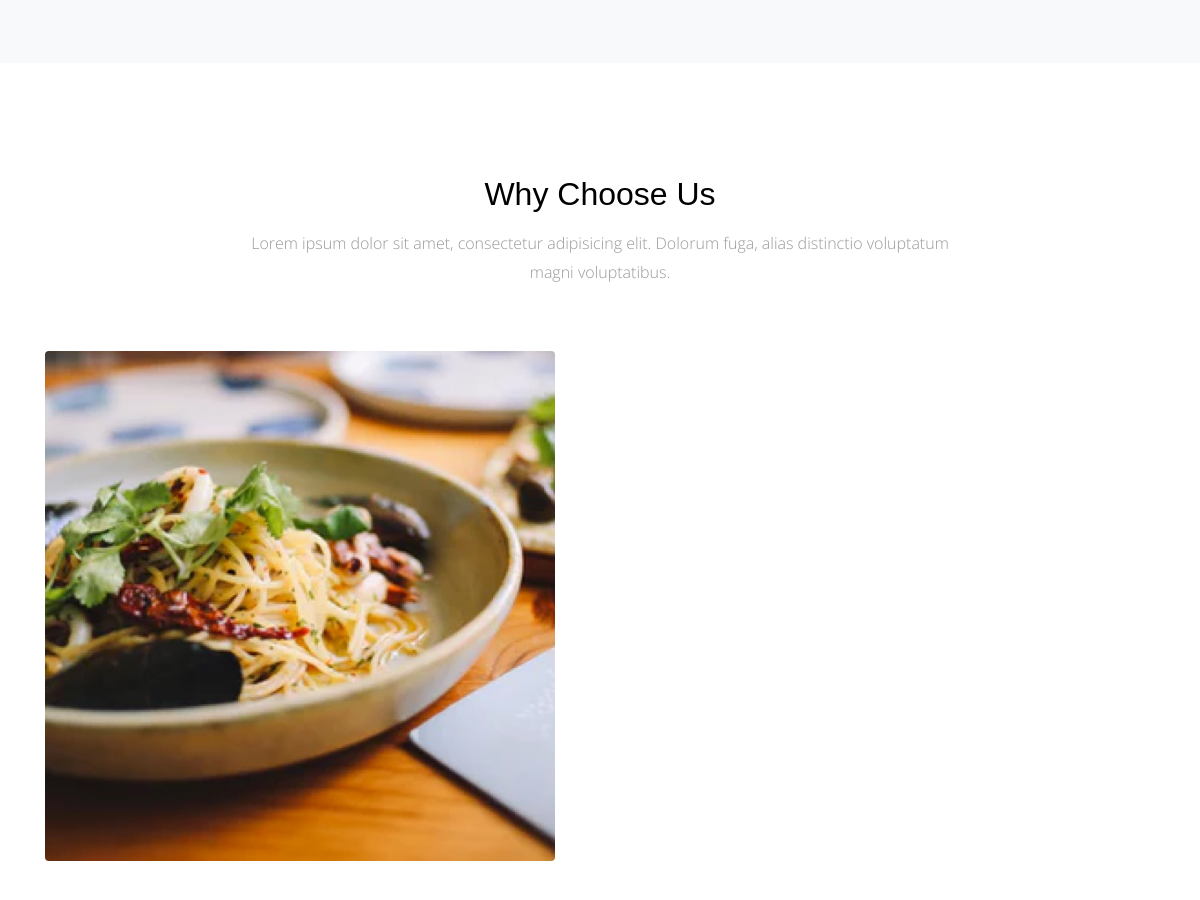
The app's page / (middle part), older data.
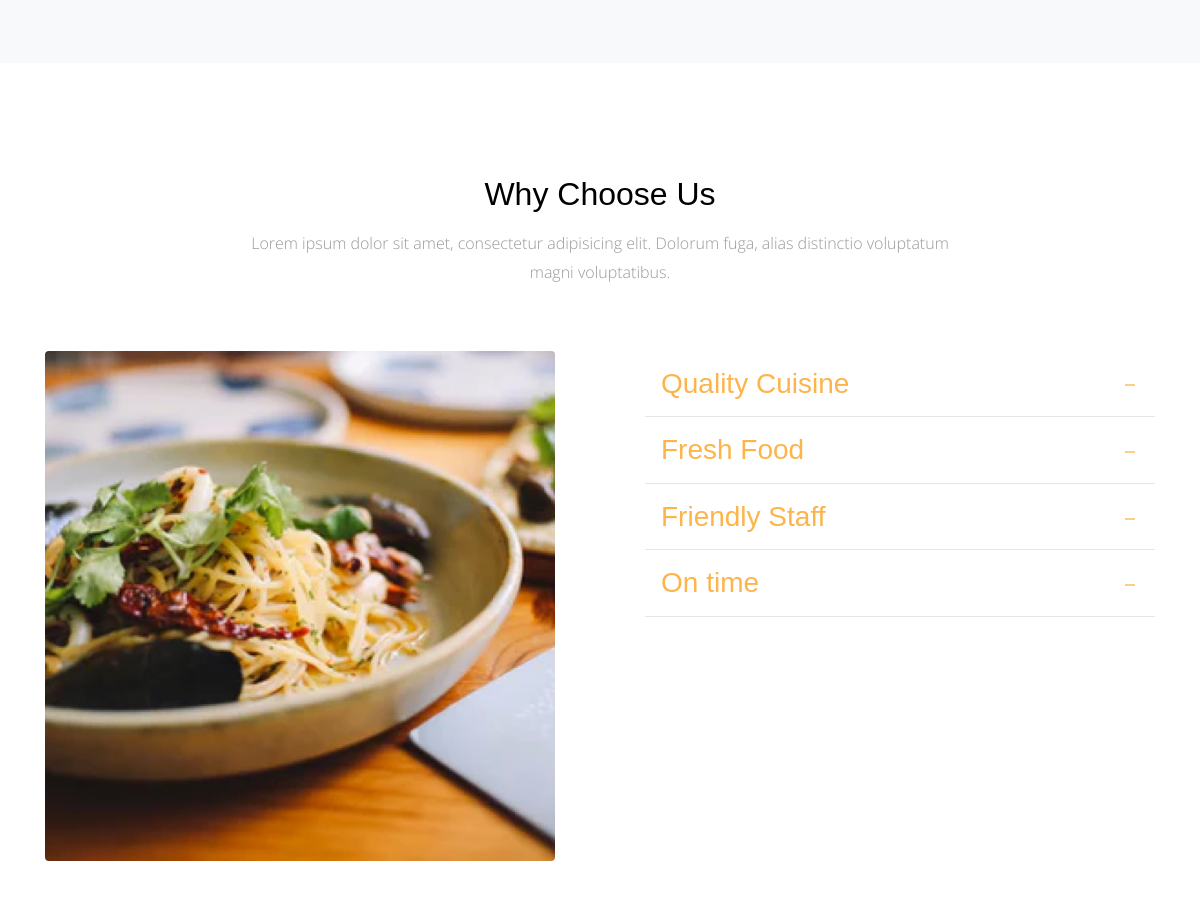
The same page, newer data.
### aboutus/models.py (models this page shows, shortened)
class Why_choose_Us(models.Model):
    title = models.CharField(max_length=50)
    content = models.TextField()
    class Meta:
        verbose_name = "Why Choose Us"
        verbose_name_plural = "Why Choose Us"

### home/views.py (the view)
# urls.py: path("", include("home.urls", namespace="home")),
def home(request):
    meals = Meals.objects.all()[0:6]
    categories = Category.objects.all()
    posts = Post.objects.all()
    latest_post = Post.objects.last()
    choose = Why_choose_Us.objects.all()
    context = {
        "meals": meals,
        'categories':categories,
        "posts":posts,
        "latest_post":latest_post,
        "choose": choose,
    }
    return render(request, "home/index.html", context)

### meals/models.py (called while the page is built)
    def __str__(self):
        return self.name

### home/templates/home/index.html (shortened to what this page needs)
{% extends 'base.html' %}
{% load static %}
{% block content %}
<div class="main-wrap">
    <div class="section bg-light">
    </div>
    <div class="section">
      <div class="container">
      <div class="row justify-content-center mb-5" data-aos="fade-up">
          <div class="col-md-8  text-center">
          <h2 class="mb-3">Why Choose Us</h2>
          <p class="lead">Lorem ipsum dolor sit amet, consectetur adipisicing elit. Dolorum fuga, alias distinctio voluptatum magni voluptatibus.</p>
          </div>
      </div>
      <div class="row large-gutters">
          <div class="col-md-6"  data-aos="fade-up" data-aos-delay="200">
          <img src="{% static 'img/img_2.jpg' %}" alt="Image placeholder" class="img-fluid rounded">
          </div>
          <div class="col-md-6" data-aos="fade-up" data-aos-delay="300">
          <div class="accordion" id="accordion">
              {% for info in choose %}
                  <div class="accordion-item">
                  <h3 class="mb-0">
                      <a class="btn-block p-3" data-toggle="collapse" href="#collapseOne{{info.id}}" role="button" aria-expanded="true" aria-controls="collapseOne">{{info.title}}</a>
                  </h3>
                  </div>
              {% endfor %}
          </div>
          </div>
      </div>
      </div>
  </div>
</div>
{% endblock content %}

Row changes from the older to the newer data that the page shows:
added Why_choose_Us: title "Quality Cuisine"
added Why_choose_Us: title "Fresh Food"
added Why_choose_Us: title "Friendly Staff"
added Why_choose_Us: title "On time"
